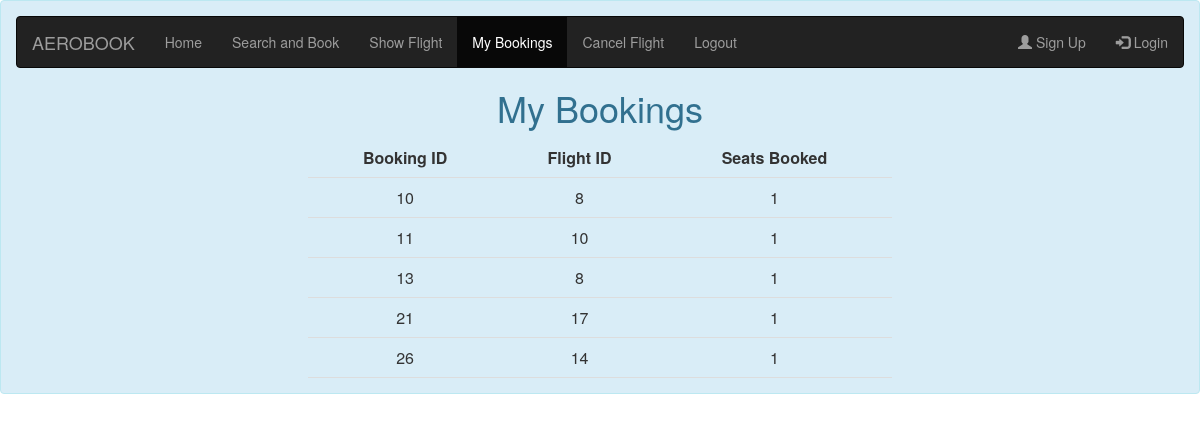
The page /my_bookings/ (signed in) on the database as committed earlier.
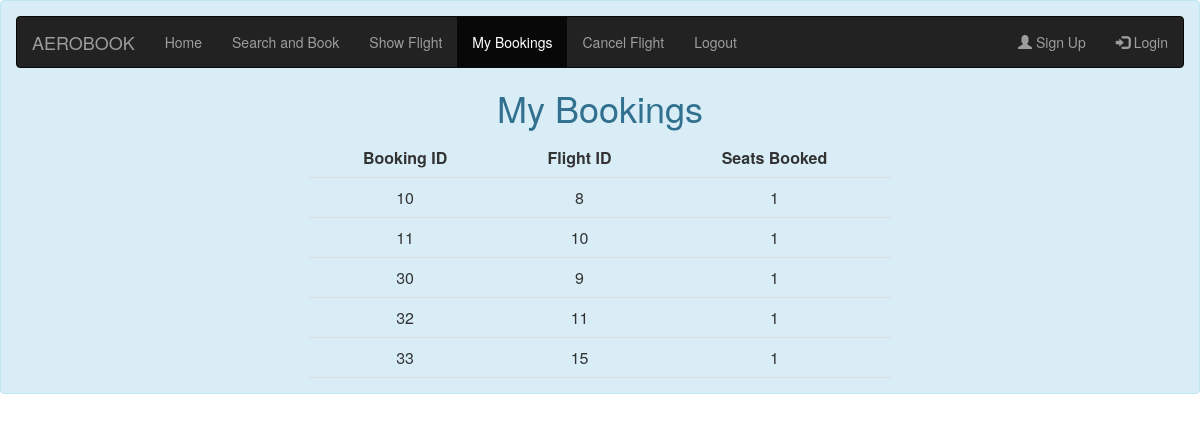
The same page on the database as committed later.
### users/models.py (models this page shows)
class Booking(models.Model):
    user = models.ForeignKey(User, on_delete=models.CASCADE)
    flight = models.ForeignKey(Flight, on_delete=models.CASCADE)

class Flight(models.Model):
    date = models.DateField()
    time = models.TimeField()
    available_seats = models.IntegerField()

### users/views.py (the view)
# urls.py: path('my_bookings/', user_views.my_bookings, name='my_bookings'),
@login_required
def my_bookings(request):
    bookings = Booking.objects.filter(user=request.user)
    return render(request, 'users/my_bookings.html', {'bookings': bookings})

### users/templates/users/my_bookings.html (shortened to what this page needs)
<head>
  <link rel="stylesheet" href="https://maxcdn.bootstrapcdn.com/bootstrap/3.4.1/css/bootstrap.min.css">
</head>
<div class="alert alert-info" role="alert">
  <nav class="navbar navbar-inverse">
      <div class="container-fluid">
        <div class="navbar-header">
          <a class="navbar-brand" href="{% url 'home' %}">AEROBOOK</a>
        </div>
        <ul class="nav navbar-nav">
          <li><a href="{% url 'home' %}">Home</a></li>
          <li><a href="{% url 'search_flights' %}">Search and Book</a></li>
          <li><a href="{% url 'show_flights_user' %}">Show Flight</a></li>
          <li class="active"><a href="{% url 'my_bookings' %}">My Bookings</a></li>
          <li><a href="{% url 'cancel_flight' %}">Cancel Flight</a></li>
          <li><a href="{% url 'logout' %}">Logout</a></li>
        </ul>
        <ul class="nav navbar-nav navbar-right">
          <li><a href="{% url 'register' %}"><span class="glyphicon glyphicon-user"></span> Sign Up</a></li>
          <li><a href="{% url 'login' %}"><span class="glyphicon glyphicon-log-in"></span> Login</a></li>
        </ul>
      </div>
  </nav>
  <div style="margin: 0 auto; text-align: center;">
<h1>My Bookings</h1>
<table style="margin-left: auto; margin-right: auto;">
  <tr>
    <th>Booking ID</th>
    <th>Flight ID</th>
    <th>Seats Booked</th>
  </tr>
{% for booking in bookings %}
    <tr>
      <td>{{ booking.id }}</td>
      <td>{{ booking.flight.id }}</td>
      <td>1</td>
    </tr>
{% empty %}
  <p>No bookings found.</p>
{% endfor %}
</table>
  </div>

### users/templates/users/my_bookings.html (style rules this page uses)
table { border-collapse: collapse; width: 50%; }
th, td { padding: 8px; text-align: center; border-bottom: 1px solid #DDD; }

Rows that differ between the two databases and show on the page:
removed Booking: id "13", flight.id "8"
removed Booking: id "21", flight.id "17"
removed Booking: id "26", flight.id "14"
added Booking: id "30", flight.id "9"
added Booking: id "32", flight.id "11"
added Booking: id "33", flight.id "15"
